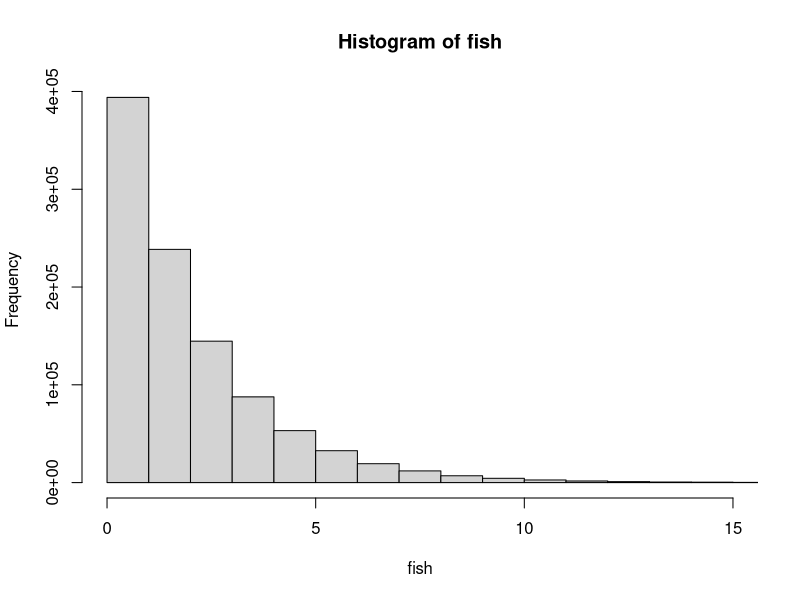
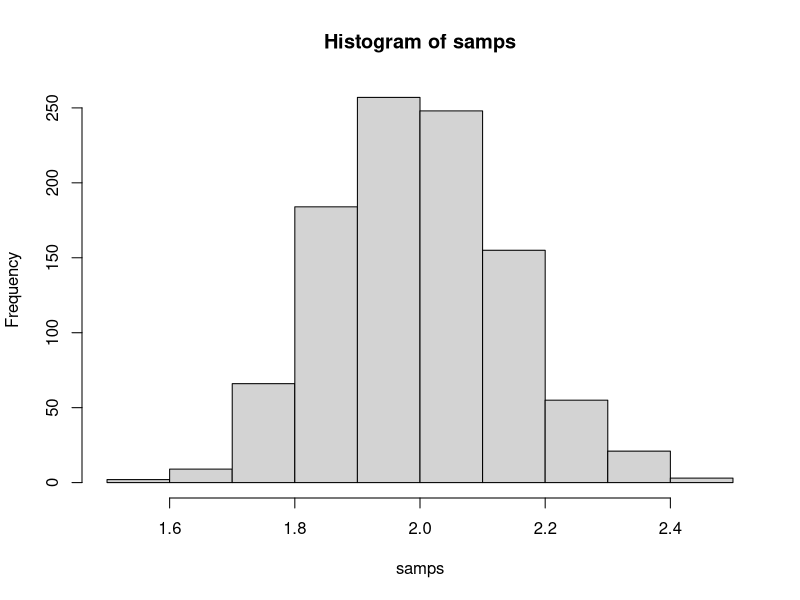

Write the R code that produced these figures, in order.

# first lets create a true population that we will be studying
fish <- rexp(1000000, rate=.5)

# calculate the true mean
t.mean <- mean(fish)

# look at the true population
hist(fish, xlim=c(0,15))

# take one sample of fish
samp <- sample(x=fish, size=100)

# create a vector for our samples and for our eval
# of whether or not we get a significant result
samps <- c()
check <- c()

# this will repeat our experiment 1000 times
for(i in 1:1000){
  # here we collect a sample of fish
  x <- sample(x=fish, size=200)
  # we are using the t.test function as a way to get
  # confidence intervals rather than calculating them ourselves
  z <- t.test(x)
  # here we ask whether the true mean in in the 95% confidence interval
  check[i] <- z$conf.int[1] < t.mean & z$conf.int[2] > t.mean
  # here we just store the mean that we get from each sample
  # we do this so we can see that the distributions of means is 
  # indeed normal
  samps[i] <- mean(x)
}

# check is T/F vector so we can sum the true values and
# divide by our number of replicates
sum(check)/1000
# here we can look at the distribution of means
hist(samps)


